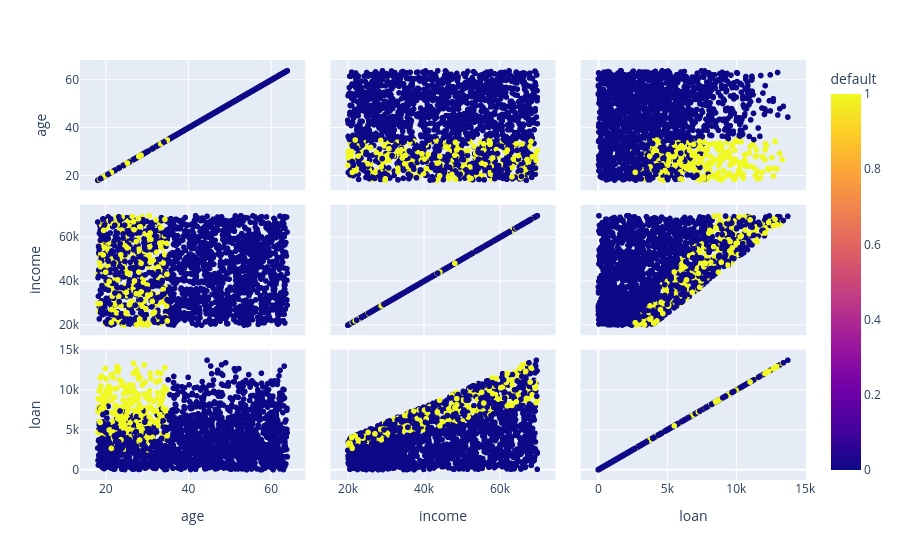

Notebook code for this chart:
### Code cell
grafico = px.scatter_matrix(base_credit, dimensions=['age', 'income', 'loan'], color = 'default')
grafico.show()

### Figure 1 — Plotly figure (JSON) as saved in the notebook; plotly's stock layout.template omitted (floating-point values rounded to 4 significant figures; data arrays with more than 128 entries replaced by an {"elided": "..."} marker saying what was removed)
{"data": [{"dimensions": [{"axis": {"matches": true}, "label": "age", "values": {"elided": "2000 float values"}}, {"axis": {"matches": true}, "label": "income", "values": {"elided": "2000 float values"}}, {"axis": {"matches": true}, "label": "loan", "values": {"elided": "2000 float values"}}], "hovertemplate": "%{xaxis.title.text}=%{x}<br>%{yaxis.title.text}=%{y}<br>default=%{marker.color}<extra></extra>", "legendgroup": "", "marker": {"color": {"elided": "2000 int values"}, "coloraxis": "coloraxis", "symbol": "circle"}, "name": "", "showlegend": false, "type": "splom"}], "layout": {"coloraxis": {"colorbar": {"title": {"text": "default"}}, "colorscale": [[0, "#0d0887"], [0.1111, "#46039f"], [0.2222, "#7201a8"], [0.3333, "#9c179e"], [0.4444, "#bd3786"], [0.5556, "#d8576b"], [0.6667, "#ed7953"], [0.7778, "#fb9f3a"], [0.8889, "#fdca26"], [1, "#f0f921"]]}, "dragmode": "select", "legend": {"tracegroupgap": 0}, "margin": {"t": 60}}}
